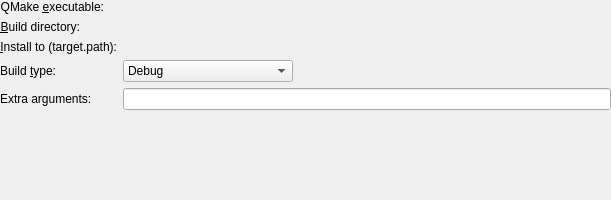
<?xml version="1.0" encoding="UTF-8"?>
<ui version="4.0">
 <class>QMakeBuildDirChooser</class>
 <widget class="QWidget" name="QMakeBuildDirChooser">
  <property name="geometry">
   <rect>
    <x>0</x>
    <y>0</y>
    <width>611</width>
    <height>200</height>
   </rect>
  </property>
  <property name="minimumSize">
   <size>
    <width>600</width>
    <height>200</height>
   </size>
  </property>
  <layout class="QFormLayout" name="formLayout">
   <property name="fieldGrowthPolicy">
    <enum>QFormLayout::ExpandingFieldsGrow</enum>
   </property>
   <property name="margin">
    <number>0</number>
   </property>
   <item row="0" column="0">
    <widget class="QLabel" name="label_5">
     <property name="text">
      <string>QMake &amp;executable:</string>
     </property>
     <property name="alignment">
      <set>Qt::AlignRight|Qt::AlignTrailing|Qt::AlignVCenter</set>
     </property>
     <property name="buddy">
      <cstring>kcfg_qmakeExecutable</cstring>
     </property>
    </widget>
   </item>
   <item row="0" column="1">
    <widget class="KUrlRequester" name="kcfg_qmakeExecutable">
     <property name="sizePolicy">
      <sizepolicy hsizetype="Expanding" vsizetype="Preferred">
       <horstretch>0</horstretch>
       <verstretch>0</verstretch>
      </sizepolicy>
     </property>
    </widget>
   </item>
   <item row="1" column="0">
    <widget class="QLabel" name="label_3">
     <property name="text">
      <string>&amp;Build directory:</string>
     </property>
     <property name="alignment">
      <set>Qt::AlignRight|Qt::AlignTrailing|Qt::AlignVCenter</set>
     </property>
     <property name="buddy">
      <cstring>kcfg_buildDir</cstring>
     </property>
    </widget>
   </item>
   <item row="1" column="1">
    <widget class="KUrlRequester" name="kcfg_buildDir"/>
   </item>
   <item row="2" column="0">
    <widget class="QLabel" name="label">
     <property name="text">
      <string>&amp;Install to (target.path):</string>
     </property>
     <property name="alignment">
      <set>Qt::AlignRight|Qt::AlignTrailing|Qt::AlignVCenter</set>
     </property>
     <property name="buddy">
      <cstring>kcfg_installPrefix</cstring>
     </property>
    </widget>
   </item>
   <item row="2" column="1">
    <widget class="KUrlRequester" name="kcfg_installPrefix">
     <property name="sizePolicy">
      <sizepolicy hsizetype="Expanding" vsizetype="Preferred">
       <horstretch>0</horstretch>
       <verstretch>0</verstretch>
      </sizepolicy>
     </property>
    </widget>
   </item>
   <item row="3" column="0">
    <widget class="QLabel" name="label_2">
     <property name="text">
      <string>Build &amp;type:</string>
     </property>
     <property name="alignment">
      <set>Qt::AlignRight|Qt::AlignTrailing|Qt::AlignVCenter</set>
     </property>
     <property name="buddy">
      <cstring>kcfg_buildType</cstring>
     </property>
    </widget>
   </item>
   <item row="3" column="1">
    <widget class="QComboBox" name="kcfg_buildType">
     <property name="editable">
      <bool>false</bool>
     </property>
     <property name="currentIndex">
      <number>0</number>
     </property>
     <item>
      <property name="text">
       <string notr="true">Debug</string>
      </property>
     </item>
     <item>
      <property name="text">
       <string notr="true">Release</string>
      </property>
     </item>
     <item>
      <property name="text">
       <string>(Use default from .pro file)</string>
      </property>
     </item>
    </widget>
   </item>
   <item row="4" column="0">
    <widget class="QLabel" name="label_4">
     <property name="text">
      <string>Extra arguments:</string>
     </property>
    </widget>
   </item>
   <item row="4" column="1">
    <widget class="KLineEdit" name="kcfg_extraArgs"/>
   </item>
   <item row="5" column="0" colspan="2">
    <widget class="KMessageWidget" name="status" native="true"/>
   </item>
  </layout>
 </widget>
 <customwidgets>
  <customwidget>
   <class>KUrlRequester</class>
   <extends>QWidget</extends>
   <header>kurlrequester.h</header>
   <container>1</container>
  </customwidget>
  <customwidget>
   <class>KLineEdit</class>
   <extends>QLineEdit</extends>
   <header>klineedit.h</header>
  </customwidget>
  <customwidget>
   <class>KMessageWidget</class>
   <extends>QFrame</extends>
   <header location="global">kmessagewidget.h</header>
   <container>1</container>
  </customwidget>
 </customwidgets>
 <tabstops>
  <tabstop>kcfg_qmakeExecutable</tabstop>
  <tabstop>kcfg_buildDir</tabstop>
  <tabstop>kcfg_installPrefix</tabstop>
  <tabstop>kcfg_buildType</tabstop>
  <tabstop>kcfg_extraArgs</tabstop>
 </tabstops>
 <resources/>
 <connections/>
</ui>
